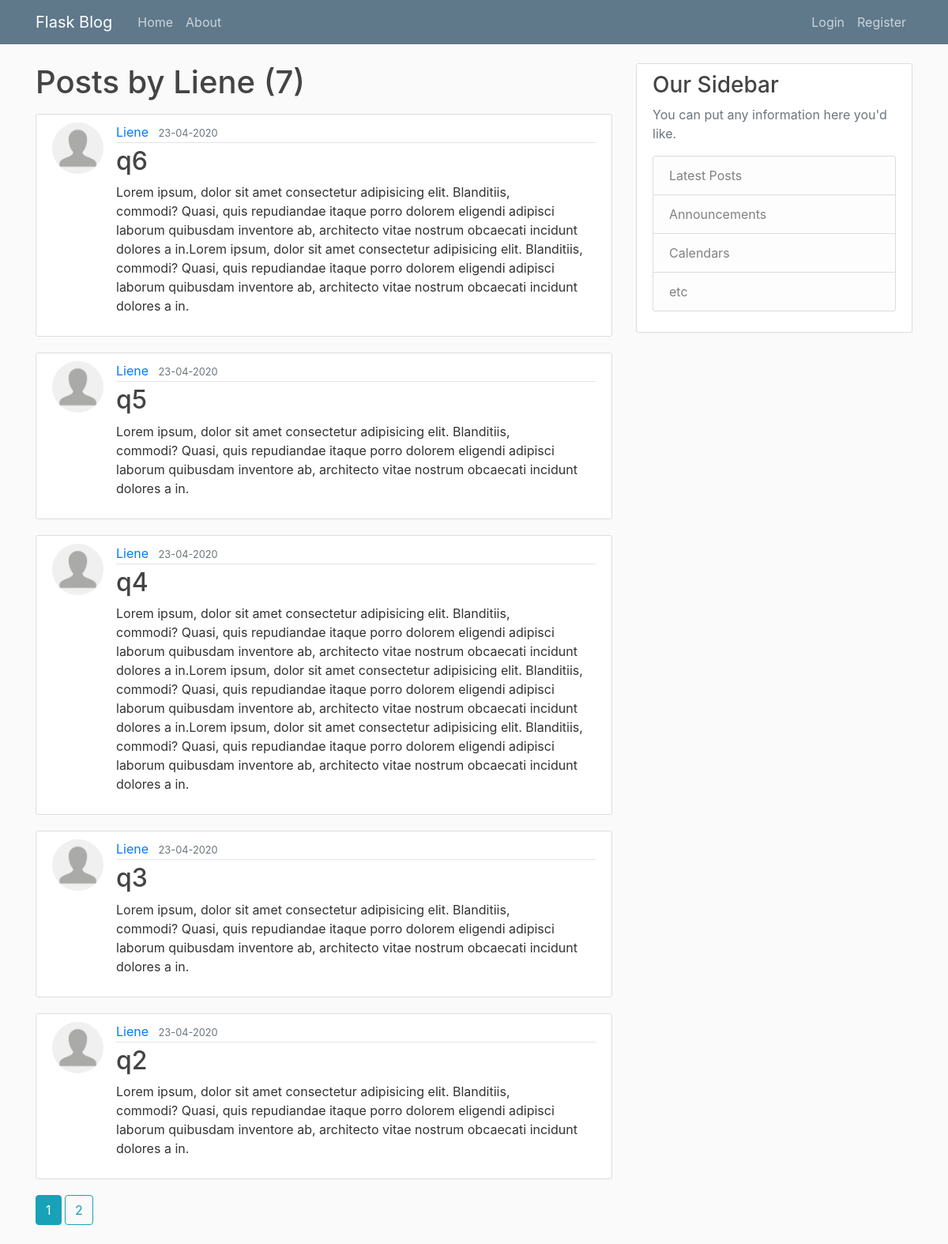
The app's page /user/Liene with its own data.
### flaskblog/models.py (models this page shows, shortened)
class User(db.Model, UserMixin):
    id = db.Column(db.Integer, primary_key=True)
    username = db.Column(db.String(20), unique=True, nullable=False)
    email = db.Column(db.String(120), unique=True, nullable=False)
    image_file = db.Column(db.String(20), nullable=False, default='default.jpg')
    password = db.Column(db.String(60), nullable=False)
    posts = db.relationship('Post', backref='author', lazy=True)

class Post(db.Model):
    id = db.Column(db.Integer, primary_key=True)
    title = db.Column(db.String(100), nullable=False)
    date_posted = db.Column(db.DateTime, nullable=False, default=datetime.utcnow)
    content = db.Column(db.Text, nullable=False)
    user_id = db.Column(db.Integer, db.ForeignKey('user.id'), nullable=False)

### flaskblog/routes.py (the view)
@app.route('/user/<string:username>')
def user_posts(username):
    page = request.args.get('page', 1, type=int)
    user = User.query.filter_by(username=username).first_or_404()
    posts = Post.query\
        .filter_by(author=user)\
        .order_by(Post.date_posted.desc())\
        .paginate(page=page, per_page=5)
    return render_template("user_posts.html", posts=posts, user=user)

### flaskblog/templates/user_posts.html
<!DOCTYPE html>
{% extends "base.html" %}
{% block content %}
<h1 class="mb-3">Posts by {{ user.username }} ({{ posts.total }})</h1>
{% for post in posts.items %}
    <article class="media content-section">
    <img class="rounded-circle article-img" src="{{ url_for('static', filename='profile_pics/' + post.author.image_file) }}" alt="Profile img">
        <div class="media-body">
            <div class="article-metadata">
                <a class="mr-2" href="{{ url_for('user_posts', username=post.author.username) }}">{{ post.author.username }}</a>
                <small class="text-muted">{{ post.date_posted.strftime('%d-%m-%Y') }}</small>
            </div>
            <h2><a class="article-title" href="{{ url_for('post', post_id=post.id) }}">{{ post.title }}</a></h2>
            <p class="article-content">{{ post.content }}</p>
        </div>
    </article>
{% endfor %}
{% for page_num in posts.iter_pages(left_edge=1, right_edge=1, left_current=1, right_current=2) %}
    {% if page_num %}
        {% if posts.page == page_num %}
            <a class="btn btn-info mb-4" href="{{ url_for('user_posts', username=user.username, page=page_num) }}">{{ page_num }}</a>
        {% else %}
            <a class="btn btn-outline-info mb-4" href="{{ url_for('user_posts', username=user.username, page=page_num) }}">{{ page_num }}</a>
        {% endif%}
    {% else %}
        ...
    {% endif%}
{% endfor %}
{% endblock %}

### flaskblog/templates/base.html (shortened to what this page needs)
<!DOCTYPE html>
<html lang="en">
  <head>
    <link
      rel="stylesheet"
      href="https://stackpath.bootstrapcdn.com/bootstrap/4.3.1/css/bootstrap.min.css"
    />
    <link rel="stylesheet" type="text/css" href="{{ url_for('static', filename='style.css') }}">
  </head>
  <body>
    <header class="site-header">
      <nav class="navbar navbar-expand-md navbar-dark bg-steel fixed-top">
        <div class="container">
          <a class="navbar-brand mr-4" href="/">Flask Blog</a>
          <div class="collapse navbar-collapse" id="navbarToggle">
            <div class="navbar-nav mr-auto">
              <a class="nav-item nav-link" href="{{ url_for('home') }}">Home</a>
              <a class="nav-item nav-link" href="{{ url_for('about') }}">About</a>
            </div>
            <div class="navbar-nav">
              {% if current_user.is_authenticated %}
              <a class="nav-item nav-link" href="{{ url_for('new_post') }}">New Post</a>
                <a class="nav-item nav-link" href="{{ url_for('account') }}">Account</a>
                <a class="nav-item nav-link" href="{{ url_for('logout') }}">Logout</a>
              {% else %}
                <a class="nav-item nav-link" href="{{ url_for('login') }}">Login</a>
                <a class="nav-item nav-link" href="{{ url_for('register') }}">Register</a>
              {% endif %}
            </div>
          </div>
        </div>
      </nav>
    </header>
    <main role="main" class="container">
        <div class="row">
            <div class="col-md-8">
                {% block content %}
                {% endblock %}
            </div>
            <div class="col-md-4">
                <div class="content-section">
                    <h3>Our Sidebar</h3>
                    <p class="text-muted">You can put any information here you'd like.
                    <ul class="list-group">
                        <li class="list-group-item list-group-item-light">Latest Posts</li>
                        <li class="list-group-item list-group-item-light">Announcements</li>
                        <li class="list-group-item list-group-item-light">Calendars</li>
                        <li class="list-group-item list-group-item-light">etc</li>
                    </ul>
                    </p>
                </div>
            </div>
        </div>
    </main>
  </body>
</html>

### flaskblog/static/style.css (style rules this page uses)
body { background: #fafafa; color: #333333; margin-top: 5rem; }
h1, h2, h3, h4, h5, h6 { color: #444444; }
.bg-steel { background-color: #5f788a; }
.site-header .navbar-nav .nav-link { color: #cbd5db; }
.content-section { background: #ffffff; padding: 10px 20px; border: 1px solid #dddddd; border-radius: 3px; margin-bottom: 20px; }
.article-title { color: #444444; }
.article-content { white-space: pre-line; }
.article-img { height: 65px; width: 65px; margin-right: 16px; }
.article-metadata { padding-bottom: 1px; margin-bottom: 4px; border-bottom: 1px solid #e3e3e3 }

### records on screen
User: username "Liene"
Post: image_file (placeholder picture), author.username "Liene", date_posted "23-04-2020", title "q6", content "Lorem ipsum, dolor sit amet consectetur adipisicing elit. Blanditiis, commodi? Quasi, quis repudiandae itaque porro dolorem eligendi adipisci laborum quibusdam inventore ab, architecto vitae nostrum obcaecati incidunt dolores a in.Lorem ipsum, dolor sit amet consectetur adipisicing elit. Blanditiis, commodi? Quasi, quis repudiandae itaque porro dolorem eligendi adipisci laborum quibusdam inventore ab, architecto vitae nostrum obcaecati incidunt dolores a in."
Post: image_file (placeholder picture), author.username "Liene", date_posted "23-04-2020", title "q5", content "Lorem ipsum, dolor sit amet consectetur adipisicing elit. Blanditiis, commodi? Quasi, quis repudiandae itaque porro dolorem eligendi adipisci laborum quibusdam inventore ab, architecto vitae nostrum obcaecati incidunt dolores a in."
Post: image_file (placeholder picture), author.username "Liene", date_posted "23-04-2020", title "q4", content "Lorem ipsum, dolor sit amet consectetur adipisicing elit. Blanditiis, commodi? Quasi, quis repudiandae itaque porro dolorem eligendi adipisci laborum quibusdam inventore ab, architecto vitae nostrum obcaecati incidunt dolores a in.Lorem ipsum, dolor sit amet consectetur adipisicing elit. Blanditiis, commodi? Quasi, quis repudiandae itaque porro dolorem eligendi adipisci laborum quibusdam inventore ab, architecto vitae nostrum obcaecati incidunt dolores a in.Lorem ipsum, dolor sit amet consectetur adipisicing elit. Blanditiis, commodi? Quasi, quis repudiandae itaque porro dolorem eligendi adipisci laborum quibusdam inventore ab, architecto vitae nostrum obcaecati incidunt dolores a in."
Post: image_file (placeholder picture), author.username "Liene", date_posted "23-04-2020", title "q3", content "Lorem ipsum, dolor sit amet consectetur adipisicing elit. Blanditiis, commodi? Quasi, quis repudiandae itaque porro dolorem eligendi adipisci laborum quibusdam inventore ab, architecto vitae nostrum obcaecati incidunt dolores a in."
Post: image_file (placeholder picture), author.username "Liene", date_posted "23-04-2020", title "q2", content "Lorem ipsum, dolor sit amet consectetur adipisicing elit. Blanditiis, commodi? Quasi, quis repudiandae itaque porro dolorem eligendi adipisci laborum quibusdam inventore ab, architecto vitae nostrum obcaecati incidunt dolores a in."

### other values on screen
{{ posts.total }} "7"
{{ page_num }} "1"
{{ page_num }} "2"
